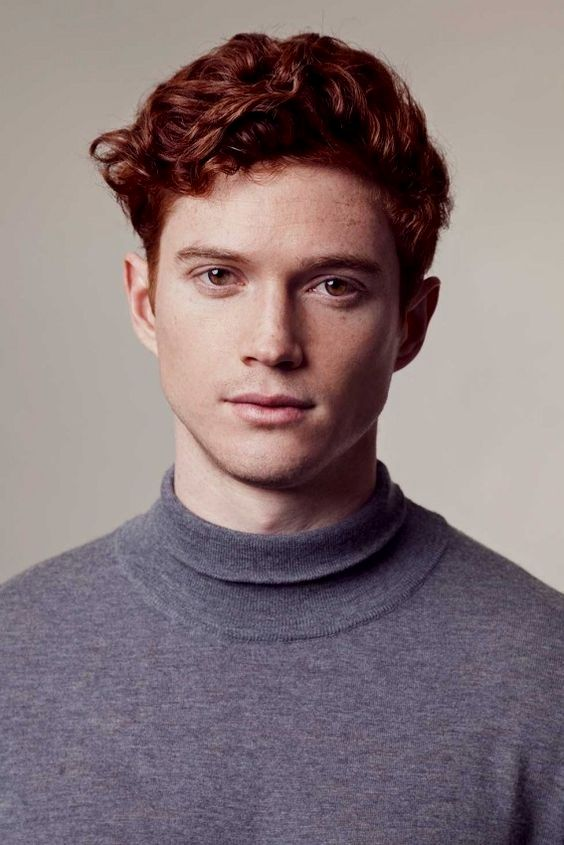
#> input picture assinments/4/Method01/16x16-1500/face.jpg, 564 x 845 px, found by its file name
$ jupyter execute --allow-errors HW04.ipynb   (text cells are left out)
#> lines starting #> are read from the running program, lines starting #| are printed output that depends on the picture; after the words box and inside, x2 and y2 are one past the last pixel; in counts of white or black regions, pixels touching at a corner belong together; pictures that were not available may be replaced by others from this repository, and a replacement may not be noted
[cell 1]
import os

def create_folders():
    # Define the folder names
    folder_names = ['img-tr', 'img-com','img-pos']

    # Check and create folders
    for folder_name in folder_names:
        if not os.path.exists(folder_name):
            os.makedirs(folder_name)
            print(f"Folder '{folder_name}' created.")
        else:
            print(f"Folder '{folder_name}' already exists.")

# Call the function to create folders
create_folders()

[cell 2]
from PIL import Image
from IPython.display import display  # If you're using Jupyter Notebook or IPython

def show_image(image_path):
#> called with image_path = '/content/face.jpg'
    try:
        # Open the image file
        img = Image.open(image_path)
#> img is the input picture: PIL image 564x845 RGB; mean R, G, B 132.9, 116.7, 120

        # Convert the image to black and white
        bw_img = img.convert('L')
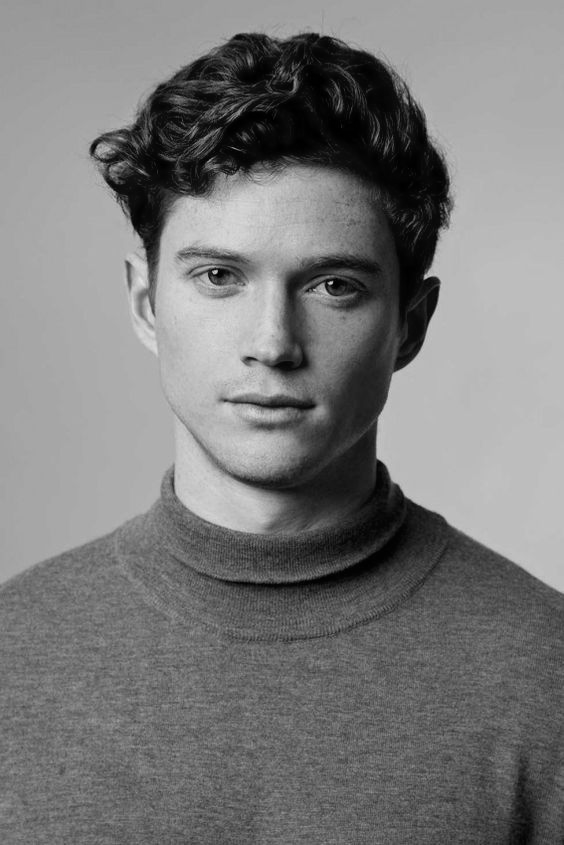
#> bw_img: PIL image 564x845 L; min 0, max 225, mean 121.9

        # Display the original and black and white images side by side
        display(img)       # Display the original image
        display(bw_img)    # Display the black and white image

        # Save the black and white image (optional)
        bw_img.save('bw_face.jpg')

    except Exception as e:
        print(f"Error: {e}")

# Replace 'face.jpg' with the actual path to your image file
image_path = '/content/face.jpg'

# Call the function to show the images
show_image(image_path)

[cell 3]
import os
import random
from PIL import Image
import numpy as np

# Create folders if they don't exist
os.makedirs("img-tr", exist_ok=True)
os.makedirs("img-pos", exist_ok=True)

# Load the black and white image
image_path = "/content/bw_face.jpg"
image = Image.open(image_path).convert("L")  # Convert to grayscale
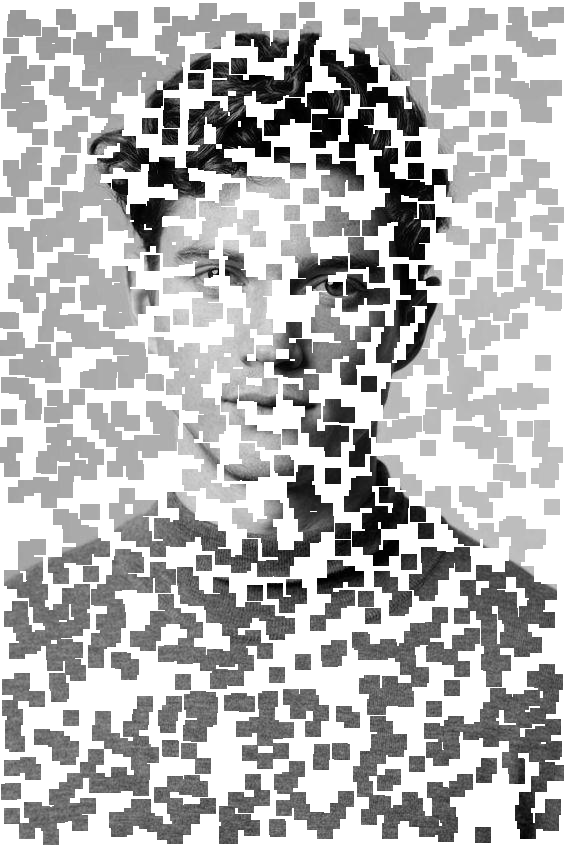
#> input picture assinments/4/Method01/16x16-1500/combined_image.png, 564 x 845 px, given in place of bw_face.jpg, which was not available
#> image is the input picture: PIL image 564x845 L; min 0, max 255, mean 180.5

# Get image dimensions
image_width, image_height = image.size
#> image_width = 564; image_height = 845

# Set the size of the 16x16 frame
frame_size = 16

# Set the number of frames to extract
num_frames = 2000

# Randomly select frames and save them along with their positions
for i in range(num_frames):
    # Randomly choose the top-left corner of the 16x16 frame
    top_left_x = random.randint(0, image_width - frame_size)
    top_left_y = random.randint(0, image_height - frame_size)

    # Crop the 16x16 frame
    frame = image.crop((top_left_x, top_left_y, top_left_x + frame_size, top_left_y + frame_size))

    # Save the frame to the img-tr folder
    frame_filename = f"img-tr/frame_{i + 1}.png"
    frame.save(frame_filename)

    # Save the position to the img-pos folder
    pos_filename = f"img-pos/frame_{i + 1}_pos.txt"
    with open(pos_filename, "w") as pos_file:
        pos_file.write(f"Top-left corner: ({top_left_x}, {top_left_y})")
#> this loop made 2000 passes
#> pass 1, `frame = image.crop((top_left_x, top_left_y, top_left_x + frame_size, t..`:
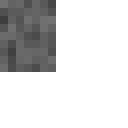
#> frame: PIL image 16x16 L (shown 8 times larger); min 62, max 255, mean 215.3
#> pass 3, `frame = image.crop((top_left_x, top_left_y, top_left_x + frame_size, t..`:
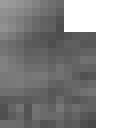
#> frame: PIL image 16x16 L (shown 8 times larger); min 71, max 255, mean 151.5
#> after the loop:
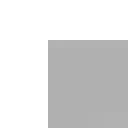
#> frame: PIL image 16x16 L (shown 8 times larger); min 176, max 255, mean 221.2

print("Frames and positions saved successfully.")

[cell 4]
import os
import re
from PIL import Image, ImageDraw

# Define the paths
img_pos_folder = "img-pos"

# Create a blank white image
blank_image = Image.new("L", (560, 832), color="white")
#> blank_image: PIL image 560x832 L; every value is 255

# Get a list of filenames
img_pos_files = [f for f in os.listdir(img_pos_folder) if f.endswith("_pos.txt")]

# Draw each image on the blank image based on its position
for pos_filename in img_pos_files:
    # Extract image index from the filename
    image_index = int(pos_filename.split("_")[1])

    # Load the position data
    pos_path = os.path.join(img_pos_folder, pos_filename)

    with open(pos_path, "r") as pos_file:
        pos_content = pos_file.read()

    # Get the position coordinates
    match = re.search(r"\((\d+), (\d+)\)", pos_content)
    top_left_x, top_left_y = int(match.group(1)), int(match.group(2))

    # Load the corresponding image
    img_path = os.path.join("img-tr", f"frame_{image_index}.png")
    img = Image.open(img_path).convert("L")

    # Paste the image onto the blank image
    blank_image.paste(img, (top_left_x, top_left_y))

# Save or display the result
blank_image.save("combined_image.png")
blank_image.show()

[cell 5]
import os
import numpy as np
from PIL import Image

# Create the img-com folder if it doesn't exist
os.makedirs("img-com", exist_ok=True)

# Set the path to the img-tr folder
img_tr_folder = "img-tr"

# Function to calculate the average of 4x4 frames in a 16x16 frame
def calculate_average(frame):
    average_frames = []

    for i in range(0, 16, 4):
        for j in range(0, 16, 4):
            sub_frame = frame.crop((i, j, i + 4, j + 4))
            average_pixel = int(np.mean(np.array(sub_frame)))
            average_frames.append(average_pixel)

    return average_frames

# Process each image in the img-tr folder
for filename in os.listdir(img_tr_folder):
    if filename.endswith(".png"):
        # Load the 16x16 frame
        frame_path = os.path.join(img_tr_folder, filename)
        frame = Image.open(frame_path).convert("L")

        # Calculate the average of 4x4 frames
        average_frames = calculate_average(frame)

        # Create a new 4x4 image with the averaged frames
        new_image = Image.new("L", (4, 4))
        new_image.putdata(average_frames)

        # Save the new image to the img-com folder with the same name
        com_filename = os.path.join("img-com", filename)
        new_image.save(com_filename)

print("Averaged 4x4 frames saved successfully.")

[cell 6]
import os
import re
from PIL import Image, ImageDraw

# Define the paths
img_pos_folder = "img-pos"

# Create a blank white image
blank_image = Image.new("L", (560, 832), color="white")

# Get a list of filenames
img_pos_files = [f for f in os.listdir(img_pos_folder) if f.endswith("_pos.txt")]

# Draw each image on the blank image based on its position
for pos_filename in img_pos_files:
    # Extract image index from the filename
    image_index = int(pos_filename.split("_")[1])

    # Load the position data
    pos_path = os.path.join(img_pos_folder, pos_filename)

    with open(pos_path, "r") as pos_file:
        pos_content = pos_file.read()

    # Get the position coordinates
    match = re.search(r"\((\d+), (\d+)\)", pos_content)
    top_left_x, top_left_y = int(match.group(1)), int(match.group(2))

    # Load the corresponding image
    img_path = os.path.join("img-com", f"frame_{image_index}.png")
    img = Image.open(img_path).convert("L")

    # Paste the image onto the blank image
    blank_image.paste(img, (top_left_x, top_left_y))

# Save or display the result
blank_image.save("combined_image_com.png")

[cell 7]
import os
import numpy as np
from PIL import Image
from sklearn.neural_network import MLPRegressor
from sklearn.model_selection import train_test_split
from sklearn.metrics import mean_squared_error

# Load images from img-com folder (4x4)
img_com_folder = "/content/img-com"
img_tr_folder = "/content/img-tr"

# Get a list of filenames
img_com_files = [f for f in os.listdir(img_com_folder) if f.endswith(".png")]

# Initialize lists to store input and output data
X_com = []  # Input data (img-com)
y_tr = []   # Output data (img-tr)

# Load and flatten images
for filename in img_com_files:
    img_com_path = os.path.join(img_com_folder, filename)
    img_tr_path = os.path.join(img_tr_folder, filename)

    img_com = np.array(Image.open(img_com_path).convert("L")).flatten()
    img_tr = np.array(Image.open(img_tr_path).convert("L")).flatten()

    X_com.append(img_com)
    y_tr.append(img_tr)

# Convert lists to NumPy arrays
X_com = np.array(X_com)
y_tr = np.array(y_tr)

# Split the data into training and testing sets
#> (the rest of this cell did not finish here and is left out)

[cell 8]
import os

def create_folders():
    # Define the folder names
    folder_names = ['img-test', 'img-com-test','img-pos-test']

    # Check and create folders
    for folder_name in folder_names:
        if not os.path.exists(folder_name):
            os.makedirs(folder_name)
            print(f"Folder '{folder_name}' created.")
        else:
            print(f"Folder '{folder_name}' already exists.")

# Call the function to create folders
create_folders()

[cell 9]
from PIL import Image
import os

def crop_and_save(image_path, output_folder, pos_folder):
#> called with image_path = '/content/bw_face.jpg', output_folder = '/content/img-test', pos_folder = '/content/img-pos-test'
    try:
        # Open the black and white image
        bw_image = Image.open(image_path)

        # Get the size of the image
        width, height = bw_image.size
#> width = 564; height = 845

        # Create folders if they don't exist
        if not os.path.exists(output_folder):
            os.makedirs(output_folder)

        if not os.path.exists(pos_folder):
            os.makedirs(pos_folder)

        counter = 0  # Counter for numeric names

        # Crop the image into 16x16 tiles and save them
        for i in range(0, height, 16):
            for j in range(0, width, 16):
                # Define the crop box
                box = (j, i, j + 16, i + 16)

                # Crop the image
                cropped_tile = bw_image.crop(box)

                # Generate a unique numeric name based on counter
                tile_name = f"{counter}.png"

                tile_path = os.path.join(output_folder, tile_name)

                # Save the cropped image
                cropped_tile.save(tile_path)

                # Save position information to a separate file for each image
                pos_filename = f"{counter}_pos.txt"
                pos_filepath = os.path.join(pos_folder, pos_filename)
                with open(pos_filepath, "w") as pos_file:
                    pos_file.write(f"{tile_name}: {box}")

                counter += 1  # Increment the counter here
#> this loop made 53 passes
#> pass 1, in crop_and_save, `cropped_tile.save(tile_path)`:
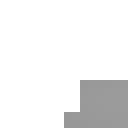
#> saved as 0.png: PIL image 16x16 L (shown 8 times larger); min 152, max 255, mean 239.2
#> pass 1, in crop_and_save, `cropped_tile.save(tile_path)`:
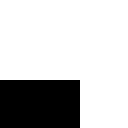
#> saved as 1.png: PIL image 16x16 L (shown 8 times larger); values 153 (black) and 255 (white), 76.6% white; 1 black region, box (x1, y1, x2, y2) and area: (0, 10, 10, 16) 60
#> pass 1, in crop_and_save, `cropped_tile.save(tile_path)`:
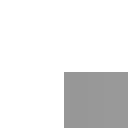
#> saved as 3.png: PIL image 16x16 L (shown 8 times larger); min 151, max 255, mean 232.5
#> after the loop:
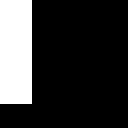
#> cropped_tile: PIL image 16x16 L (shown 8 times larger); 20.3% white; 1 white region, box (x1, y1, x2, y2) and area: (0, 0, 4, 13) 52
#> after the loop, counter = 1908

        print(f"{height * width // 256} tiles saved to {output_folder}")
#| 1861 tiles saved to /content/img-test
        print(f"Position information saved to {pos_folder}")
#| Position information saved to /content/img-pos-test

    except Exception as e:
        print(f"An error occurred: {e}")

# Specify the input image and output folders
input_image_path = '/content/bw_face.jpg'
output_folder = '/content/img-test'
pos_folder = '/content/img-pos-test'

# Call the function to crop and save the tiles
crop_and_save(input_image_path, output_folder, pos_folder)

[cell 10]
import os
import numpy as np
from PIL import Image

# Create the img-com-test folder if it doesn't exist
os.makedirs("img-com-test", exist_ok=True)

# Set the path to the img-test folder
img_test_folder = "img-test"

# Function to calculate the average of 4x4 frames in a 16x16 frame
def calculate_average(frame):
    average_frames = []

    for i in range(0, 16, 4):
        for j in range(0, 16, 4):
            sub_frame = frame.crop((i, j, i + 4, j + 4))
            average_pixel = int(np.mean(np.array(sub_frame)))
            average_frames.append(average_pixel)

    return average_frames

# Process each image in the img-test folder
for filename in os.listdir(img_test_folder):
    if filename.endswith(".png"):
        # Load the 16x16 frame
        frame_path = os.path.join(img_test_folder, filename)
        frame = Image.open(frame_path).convert("L")

        # Calculate the average of 4x4 frames
        average_frames = calculate_average(frame)

        # Create a new 4x4 image with the averaged frames
        new_image = Image.new("L", (4, 4))
        new_image.putdata(average_frames)

        # Save the new image to the img-com-test folder with the same name
        com_test_filename = os.path.join("img-com-test", filename)
        new_image.save(com_test_filename)

print("Averaged 4x4 frames saved successfully.")

[cell 11]
import os
from PIL import Image, ImageDraw

# Define the paths
img_pos_test_folder = "/content/img-pos-test"
img_com_test_folder = "/content/img-test"

# Create a blank white image
blank_image = Image.new("L", (560, 832), color="white")

# Get a list of filenames
img_pos_files = [f for f in os.listdir(img_pos_test_folder) if f.endswith("_pos.txt")]

# Draw each image on the blank image based on its position
for pos_filename in img_pos_files:
    # Extract image index from the filename
    match = re.search(r"(\d+)_pos\.txt", pos_filename)

    # Check if a match is found
    if match:
        image_index = int(match.group(1))

        # Load the position data
        pos_path = os.path.join(img_pos_test_folder, pos_filename)

        with open(pos_path, "r") as pos_file:
            pos_content = pos_file.read()

        # Get the position coordinates using a modified regular expression
        match_pos = re.search(r"\((\d+), (\d+), (\d+), (\d+)\)", pos_content)

        # Check if a match is found in position data
        if match_pos:
            top_left_x, top_left_y, bottom_right_x, bottom_right_y = map(int, match_pos.groups())

            # Load the corresponding image
            img_filename = f"{image_index}.png"
            img_path = os.path.join(img_com_test_folder, img_filename)

            if os.path.exists(img_path):
                img = Image.open(img_path).convert("L")

                # Paste the image onto the blank image
                blank_image.paste(img, (top_left_x, top_left_y))
            else:
                print(f"Image file {img_filename} not found for {pos_filename}")
        else:
            print(f"No match found in position data for {pos_filename}")
    else:
        print(f"No match found for image index in {pos_filename}")

# Save or display the result
blank_image.save("combined_image_test.png")

[cell 12]
# Create the results folder if it doesn't exist
results_folder = "/content/results"
os.makedirs(results_folder, exist_ok=True)

# Load and predict on all images in img-test folder
#> (the rest of this cell did not finish here and is left out)

[cell 13]
import os
from PIL import Image, ImageDraw

# Define the paths
img_pos_test_folder = "/content/img-pos-test"
img_com_test_folder = "/content/results"

# Create a blank white image
blank_image = Image.new("L", (560, 832), color="white")

# Get a list of filenames
img_pos_files = [f for f in os.listdir(img_pos_test_folder) if f.endswith("_pos.txt")]

# Draw each image on the blank image based on its position
for pos_filename in img_pos_files:
    # Extract image index from the filename
    match = re.search(r"(\d+)_pos\.txt", pos_filename)

    # Check if a match is found
    if match:
        image_index = int(match.group(1))

        # Load the position data
        pos_path = os.path.join(img_pos_test_folder, pos_filename)

        with open(pos_path, "r") as pos_file:
            pos_content = pos_file.read()

        # Get the position coordinates using a modified regular expression
        match_pos = re.search(r"\((\d+), (\d+), (\d+), (\d+)\)", pos_content)

        # Check if a match is found in position data
        if match_pos:
            top_left_x, top_left_y, bottom_right_x, bottom_right_y = map(int, match_pos.groups())

            # Load the corresponding image
            img_filename = f"{image_index}_result.png"
            img_path = os.path.join(img_com_test_folder, img_filename)

            if os.path.exists(img_path):
                img = Image.open(img_path).convert("L")

                # Paste the image onto the blank image
                blank_image.paste(img, (top_left_x, top_left_y))
            else:
                print(f"Image file {img_filename} not found for {pos_filename}")
        else:
            print(f"No match found in position data for {pos_filename}")
    else:
        print(f"No match found for image index in {pos_filename}")

# Save or display the result
blank_image.save("combined_image_results.png")

[cell 14]
import os
import numpy as np
from PIL import Image

def calculate_psnr(original_img, reconstructed_img):
    max_val = 255  # Maximum pixel value for grayscale images
    mse = np.mean((original_img - reconstructed_img) ** 2)
    psnr = 10 * np.log10((max_val ** 2) / mse)
    return psnr

# Path to the original and reconstructed images
original_img_path = "/content/bw_face.jpg"
reconstructed_img_path = "/content/combined_image_results.png"

# Load the images
original_img = np.array(Image.open(original_img_path).convert("L"))
reconstructed_img = np.array(Image.open(reconstructed_img_path).convert("L"))
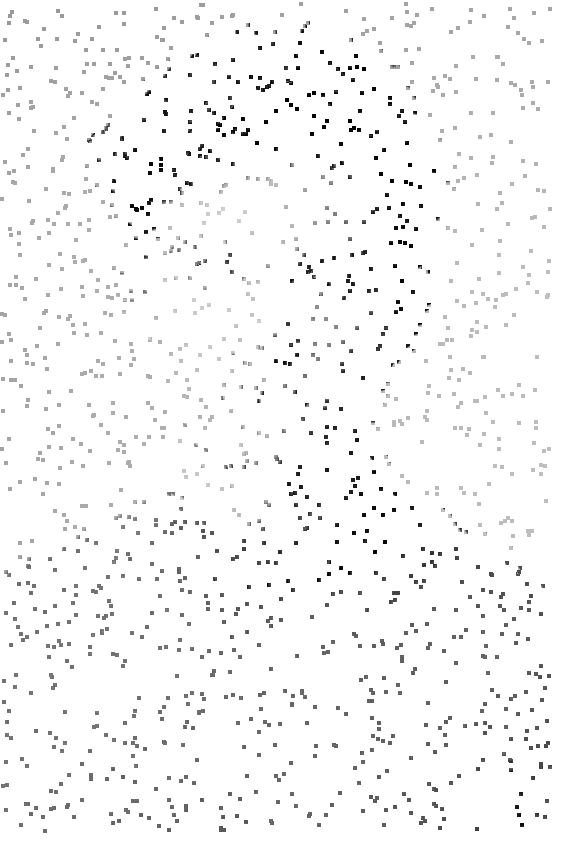
#> input picture assinments/4/Method01/16x16-1500/combined_image_com.png, 564 x 845 px, given in place of combined_image_results.png, which was not available
#> reconstructed_img is the input picture: shape (845, 564); min 0, max 255, mean 248.4

# Calculate PSNR
psnr_value = calculate_psnr(original_img, reconstructed_img)
#> in calculate_psnr, `mse = np.mean((original_img - reconstructed_img) ** 2)`: mse = 58.34
#> in calculate_psnr, `psnr = 10 * np.log10((max_val ** 2) / mse)`: psnr = 30.47
#> psnr_value = 30.47

# Print the PSNR value
print(f"PSNR: {psnr_value:.2f} dB")
#| PSNR: 30.47 dB
